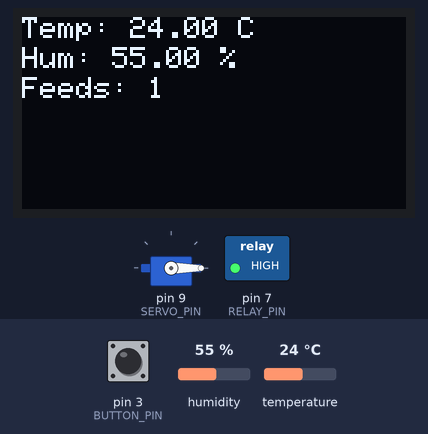
The sketch below on a simulated Arduino Uno, built with avr-gcc and run on an emulated ATmega328P. On the bench: servo, 128×64 one-colour display, switched loads named in the sketch (green lamp = pin HIGH). The test bench sets the inputs (shaded band); at power-on: pin 3 (BUTTON_PIN) HIGH, humidity 55 %, temperature 24 °C. The display library's start-up logo is not drawn.

Above: at 3.7 s.
3.8 s: pin 3 (BUTTON_PIN) pulled LOW for 2.5 s
At 8.1 s:
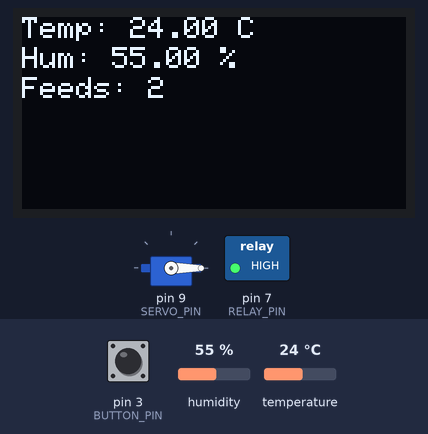
8.6 s: pin 3 (BUTTON_PIN) pulled LOW for 2.5 s
At 9.7 s:
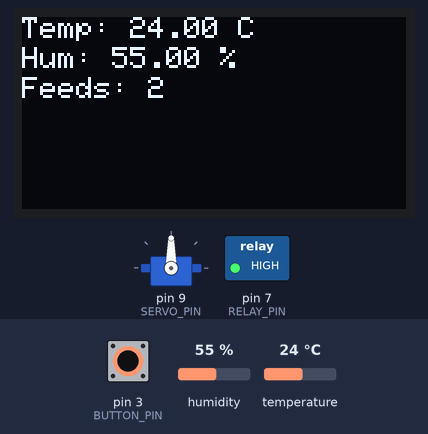
12.6 s: humidity set to 22 %
At 14.5 s:
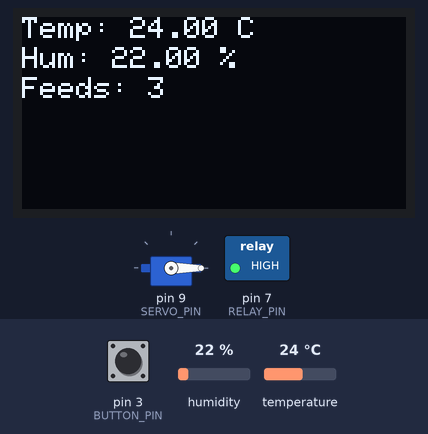
15.5 s: temperature set to 12 °C
At 18.2 s:
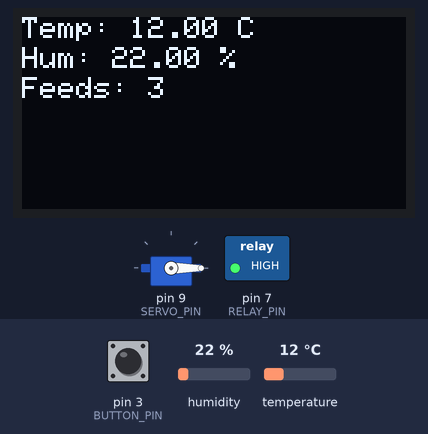
18.9 s: humidity set to 40 %
At 20.7 s:
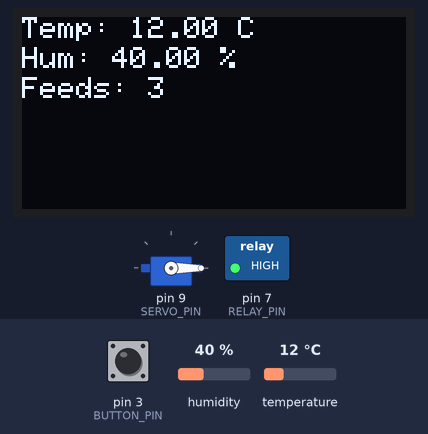
21.8 s: temperature set to 19 °C
Timing chart, 0 to 24.8 s (numbered marks = the images above; inputs shaded):
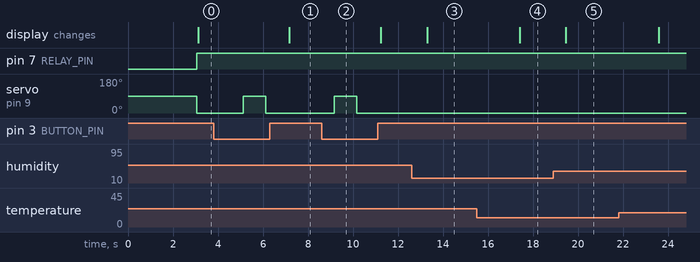

The sketch:

script.ino
```cpp
#include <Servo.h>
#include <DHT.h>
#include <Wire.h>
#include <Adafruit_SSD1306.h>
#include <TimeLib.h>

// Definições dos pinos
#define SERVO_PIN 9
#define RELAY_PIN 7
#define DHT_PIN 2
#define DHT_TYPE DHT11
#define BUTTON_PIN 3

// Inicializações
Servo myServo;
DHT dht(DHT_PIN, DHT_TYPE);
Adafruit_SSD1306 display(128, 64, &Wire, -1);

// Variáveis de contagem
int feedCount = 0;
unsigned long lastFeedTime = 0;
unsigned long startTime = 0;

void setup() {
  Serial.begin(9600);
  myServo.attach(SERVO_PIN);
  pinMode(RELAY_PIN, OUTPUT);
  pinMode(BUTTON_PIN, INPUT_PULLUP);
  dht.begin();
  if (!display.begin(SSD1306_SWITCHCAPVCC, 0x3C)) {
    Serial.println(F("SSD1306 allocation failed"));
    for (;;);
  }
  display.display();
  delay(2000);
  display.clearDisplay();
  display.setTextSize(1);
  display.setTextColor(SSD1306_WHITE);

  // Acionamento inicial do relé (luz do aquário)
  digitalWrite(RELAY_PIN, LOW);
  feedCount = 0;

  // Inicializa o tempo
  setTime(8, 0, 0, 1, 1, 2023);  // Defina a hora inicial (HH, MM, SS, DD, MM, YYYY)
  startTime = now();  // Armazena o tempo inicial
}

void loop() {
  unsigned long currentTime = now();

  // Alimentação programada às 8h
  if (hour() == 8 && minute() == 0 && second() < 10 && currentTime - lastFeedTime > 86400UL) {
    feed();
  }

  // Alimentação por botão
  if (digitalRead(BUTTON_PIN) == LOW) {
    feed();
    delay(1000);  // Debounce do botão
  }

  // Controle das luzes do aquário
  if (hour() >= 8 && hour() < 21) {
    digitalWrite(RELAY_PIN, HIGH);
  } else {
    digitalWrite(RELAY_PIN, LOW);
  }

  // Leitura de temperatura e umidade
  float humidity = dht.readHumidity();
  float temperature = dht.readTemperature();

  // Atualização do display OLED
  display.clearDisplay();
  display.setCursor(0, 0);
  display.print("Temp: ");
  display.print(temperature);
  display.print(" C");
  display.setCursor(0, 10);
  display.print("Hum: ");
  display.print(humidity);
  display.print(" %");
  display.setCursor(0, 20);
  display.print("Feeds: ");
  display.print(feedCount);
  display.display();

  delay(2000);  // Atraso para evitar sobrecarga da tela
}

// Função de alimentação
void feed() {
  myServo.write(90);  // Girar para 90 graus
  delay(1000);        // Esperar 1 segundo
  myServo.write(0);   // Voltar à posição inicial
  feedCount++;
  lastFeedTime = now();
}
```

Measured:
- after the input at 3.8 s, servo on pin 9 (SERVO_PIN): 0° → 90° after 1.3 s, → 0° 1.0 s later; the display: changes after 3.4 s (image 1)
- after the input at 8.6 s, servo on pin 9 (SERVO_PIN): 0° → 90° after 0.58 s, → 0° 1.0 s later
- after the input at 12.6 s, the display: changes after 0.69 s (image 3)
- after the input at 15.5 s, the display: changes after 1.9 s (image 4)
- after the input at 18.9 s, the display: changes after 0.56 s (image 5)
